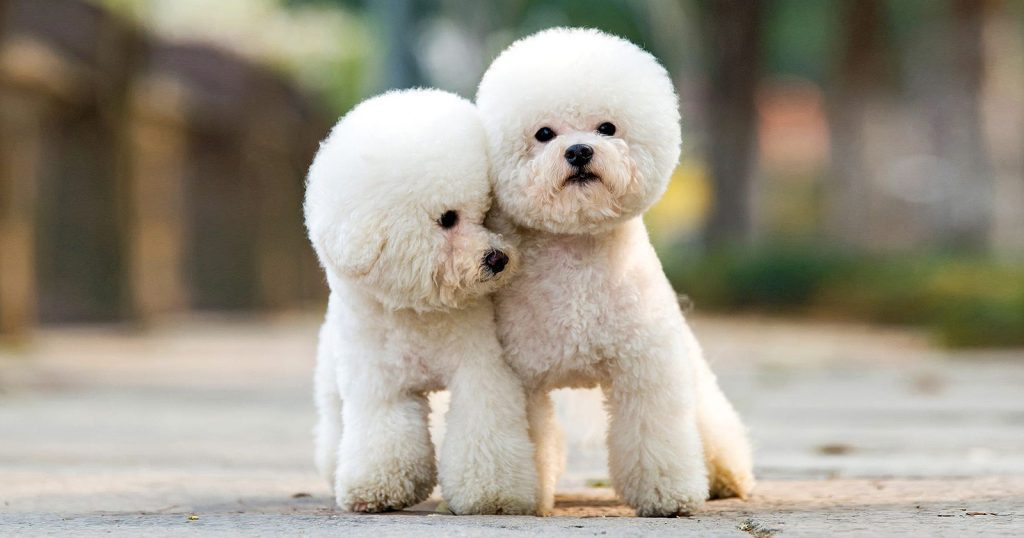
#> input picture anjinggggg.jpg, 1024 x 538 px, found by its file name
$ python imgen.py
#> lines starting #> are read from the running program, lines starting #| are printed output that depends on the picture
import numpy as np
import imageio.v3 as i
import matplotlib.pyplot as plt

def det(key):
    a =key [0][0]
    b =key [0][1]
    c =key [1][0]
    d =key [1][1]
    return (a*d)-(b*c)==1

def enc(img,key,cho):
     if not det(key):
         return"Matrix's Invalid"

     if cho==1:
         a =key [0][0]
         b =key [0][1]
         c =key [1][0]
         d =key [1][1]
     elif cho==2:
         d =key [0][0]
         b =256-key [0][1]
         c =256-key [1][0]
         a =key [1][1]

     result=np.zeros_like(img)
     for j in range(0,img.shape[0]-1,2):
         for k in range(0,img.shape[1]):
             r1= ((img[j,k,0]* a)+(img[j+1,k,0]* c))%256
             r2= ((img[j,k,0]* b)+(img[j+1,k,0]* d))%256

             g1= ((img[j,k,1]* a)+(img[j+1,k,1]* c))%256
             g2= ((img[j,k,1]* b)+(img[j+1,k,1]* d))%256

             b1= ((img[j,k,2]* a)+(img[j+1,k,2]* c))%256
             b2= ((img[j,k,2]* b)+(img[j+1,k,2]* d))%256

             result[j,k,0]= r1
             result[j+1,k,0]= r2

             result[j,k,1]= g1
             result[j+1,k,1]= g2

             result[j,k,2]= b1
             result[j+1,k,2]= b2
     return result.astype(np.uint8)

img=i.imread("C:\\Users\\dhika\\Downloads\\anjinggggg.jpg")
#> img is the input picture: shape (538, 1024, 3); mean R, G, B 157, 150.2, 135.6
key=np.array([
    [5,3],
    [3,2]
])

imgEnc = enc(img,key,1)
#> after the loop in enc, `for j in range(0,img.shape[0]-1,2):`:
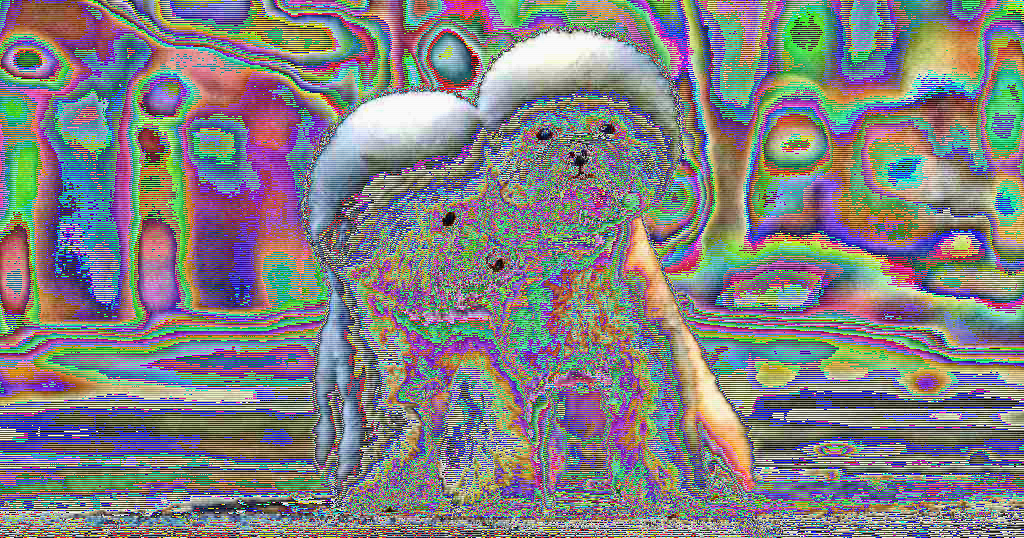
#> result: shape (538, 1024, 3); mean R, G, B 129.3, 128, 129
imgDec = enc(imgEnc,key,2)
plt.figure(figsize=(10,10))
plt.subplot(1,3,1)
plt.imshow(img)
plt.subplot(1,3,2)
plt.imshow(imgEnc)
plt.subplot(1,3,3)
plt.imshow(imgDec)

plt.show()
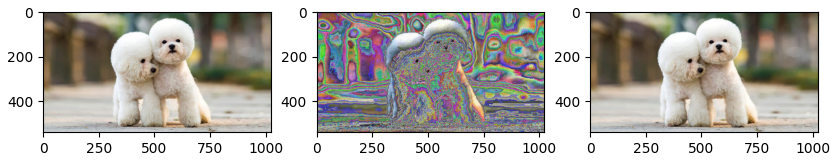
#> figure drawn by matplotlib, 3 panels
